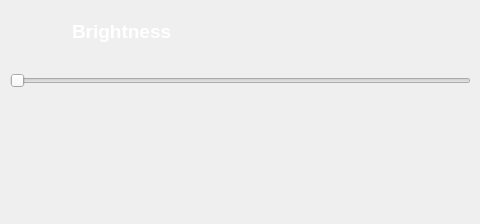
<?xml version="1.0" encoding="UTF-8"?>
<ui version="4.0">
 <class>Dialog</class>
 <widget class="QDialog" name="Dialog">
  <property name="geometry">
   <rect>
    <x>0</x>
    <y>0</y>
    <width>480</width>
    <height>224</height>
   </rect>
  </property>
  <property name="windowTitle">
   <string>Dialog</string>
  </property>
  <widget class="QWidget" name="widget" native="true">
   <property name="geometry">
    <rect>
     <x>0</x>
     <y>0</y>
     <width>480</width>
     <height>224</height>
    </rect>
   </property>
   <property name="styleSheet">
    <string notr="true">.QWidget{background-image: url(:/public/png/public/rectangle.png);border:0px;}</string>
   </property>
   <widget class="QPushButton" name="back">
    <property name="geometry">
     <rect>
      <x>10</x>
      <y>20</y>
      <width>49</width>
      <height>24</height>
     </rect>
    </property>
    <property name="styleSheet">
     <string notr="true">.QPushButton{background-image: url(:/public/png/public/back.png); border:0;}</string>
    </property>
    <property name="text">
     <string/>
    </property>
   </widget>
   <widget class="QLabel" name="title">
    <property name="geometry">
     <rect>
      <x>72</x>
      <y>11</y>
      <width>180</width>
      <height>40</height>
     </rect>
    </property>
    <property name="font">
     <font>
      <family>Arial</family>
      <pointsize>14</pointsize>
      <weight>75</weight>
      <bold>true</bold>
     </font>
    </property>
    <property name="styleSheet">
     <string notr="true">.QLabel{background-color: transparent; border:0; color :white}</string>
    </property>
    <property name="text">
     <string>Brightness</string>
    </property>
   </widget>
   <widget class="QSlider" name="slider">
    <property name="geometry">
     <rect>
      <x>10</x>
      <y>70</y>
      <width>461</width>
      <height>22</height>
     </rect>
    </property>
    <property name="orientation">
     <enum>Qt::Horizontal</enum>
    </property>
   </widget>
  </widget>
 </widget>
 <resources>
  <include location="../../title.qrc"/>
 </resources>
 <connections/>
</ui>
